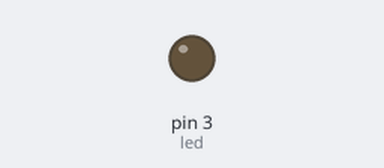
The sketch below on a simulated Arduino Uno, built with avr-gcc and run on an emulated ATmega328P. Shown: output pins drawn as LEDs (lit = HIGH).

Above: at 0.05 s.
At 6.45 s:
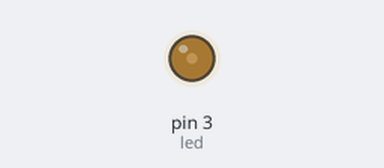
At 19.95 s:
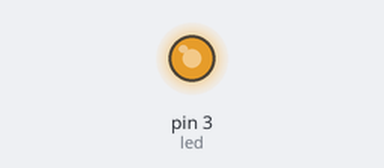
At 39.85 s:
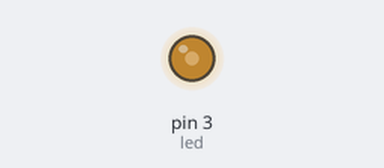
Timing chart, 0 to 40.0 s (numbered marks = the images above):
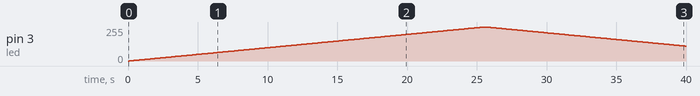

The sketch:

sketch_nov15cFADING.ino
```cpp
int led=3;

void setup() {
  pinMode(led,OUTPUT);

}

void loop() {
  int i;
  for(i=0;i<=255;i++){     //increasing
    analogWrite(led,i);
    delay(100);
    }

    for(i=255;i>=0;i--)
    {
      analogWrite(led,i);
      delay(100);
      }

}
```

Measured:
- by itself, pin 3 (led): rises from 0/255 to 255/255 in 25.4 s, then falls to 112/255 in 14.4 s
